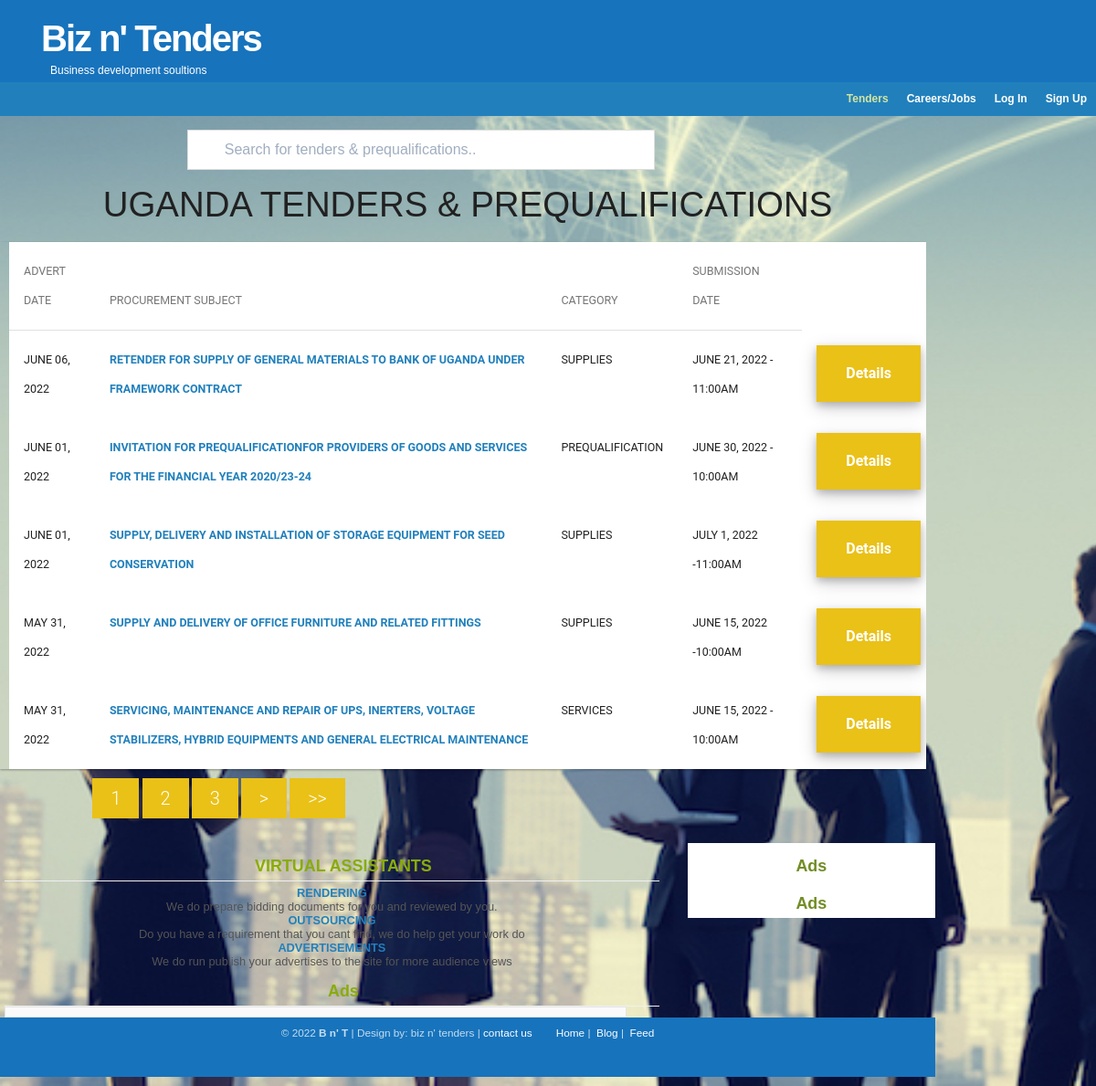
Page /post/ on the committed database.
### post/models.py (models this page shows, shortened)
class Post(models.Model):
	category = models.CharField(max_length=50)
	item = models.CharField(max_length=300)
	duedate= models.CharField(max_length=100, default= 'date')
	document = models.FileField(upload_to='tender_docs/')
	description = models.ImageField(default= 'default_business.jpg', upload_to = 'business_pics')
	elegibility = models.TextField(default='Elegibility')
	date_posted = models.DateTimeField(auto_now_add= True)
	author = models.ForeignKey(User, on_delete = models.CASCADE)

### post/views.py (the view)
# urls.py: path('', PostListView.as_view(), name='post-home'),
class PostListView(ListView):
	model = Post
	template_name = 'post/home.html'
	context_object_name = 'posts'
	ordering = ['-date_posted']
	paginate_by = 5
	def get_queryset(self):
		order_by = self.kwargs.get('order_by') or '-date_posted'
		return Post.objects.order_by(order_by)

### post/templates/post/home.html (shortened to what this page needs)
{% extends "post/base.html" %}
{% block content %}
{% load static %}
<div class="search-bar">
  <input type="text" id="myInput2" onkeyup="mySearch2()" placeholder="Search for tenders & prequalifications..">
  </div>
  <div id="demo">
    <h1>UGANDA TENDERS & PREQUALIFICATIONS</h1>
    </div>
    <section class="body-cont">
      <div class="main-table">
      <div class="table-responsive-vertical shadow-z-1">
      <table id="table" class="table table-hover table-mc-light-blue">
          <thead>
            <tr>
              <th>Advert Date</th>
              <th>Procurement Subject</th>
              <th>Category</th>
              <th>Submission date</th>
            </tr>
          </thead>
          <tbody>
            {% for post in posts %}
                <tr>
                  <td><b>{{ post.date_posted|date:"F d, Y" }}</b></td>
                  <td><b id='item'><a href="{% url 'post-detail' post.id %}"><b>{{ post.item }}</b></a></td>
                  <td><b>{{ post.category }}</b></td>
                  <td><b>{{ post.duedate }}</b></td>
                  <td><a href="{% url 'post-detail' post.id %}"><button style="background-color: #EAC117;color: white;padding: 15px 32px;text-align: center;text-decoration: none;display: inline-block;font-size: 16px;cursor: pointer;box-shadow: 0 4px 8px 0 rgba(0, 0, 0, 0.2), 0 6px 20px 0 rgba(0, 0, 0, 0.19);position: relative;bottom: 0px;"><b>Details</b></button></a></td>
                </tr>
            {% endfor %}
          </tbody>
        </table>
      </div>
      {% if is_paginated %}
    <div class="pagination">
        {% for num in page_obj.paginator.page_range %}
          {% if page_obj.number == num %}
            <a class="btn-next" href="?page={{ num }}">{{ num }}</a>
          {% elif num > page_obj.number|add:'-3' and num < page_obj.number|add:'3' %}
            <a class="next-page" href="?page={{ num }}">{{ num }}</a>
          {% endif %}
        {% endfor %}
        {% if page_obj.has_next %}
          <a class="next-page" href="?page={{ page_obj.next_page_number }}">></a>
          <a class="next-page" href="?page={{ page_obj.paginator.num_pages }}">>></a>
        {% endif %}
      </div>
      {% endif %}
    </div>
  </section>
<div id="content-wrap">
  <div id="sidebar">
    <h1>Ads</h1>
    <h1>Ads</h1>
  </div>
<div id="main"> <a name="TemplateInfo"></a>
  <h1>VIRTUAL ASSISTANTS</h1>
  <ul class="sidemenu">
    <li><a href="#"><strong>RENDERING</strong></a> <br />
      We do prepare bidding documents for you and reviewed by you.</li>
    <li><a href="#"><strong>OUTSOURCING</strong></a> <br />
      Do you have a requirement that you cant find, we do help get your work do</li>
    <li><a href="#"><strong>ADVERTISEMENTS</strong></a> <br />
      We do run publish your advertises to the site for more audience views</li>
  </ul>
  <h1>Ads</h1>
  <a href="#"><img src="{%static 'world-map.jpg'%}" width="95%" height="40%" alt="" /></a>
{% endblock content %}

### post/static/main.css (style rules this page uses)
* { margin: 0; padding: 0; }
body { background: white; font: 80% Verdana, Tahoma, arial, sans-serif; color: #555; text-align: center; }
*, *:before, *:after { margin: 0; padding: 0; box-sizing: inherit; }
html { box-sizing: border-box; font-family: "Roboto", sans-serif; -webkit-font-smoothing: antialiased; }
a, a:visited { text-decoration: none; color: #2180BC; background: inherit; }
h1, h2, h3 { font-family: 'Trebuchet MS', Tahoma, Sans-serif; font-weight: Bold; }
h1 { font-size: 130%; }
img { background: #FAFAFA; border: 1px solid #E5E5E5; padding: 5px; }
h1, h2, h3, p { padding: 10px; margin: 0; }
ul, ol { margin: 5px 20px; padding: 0 20px; }
.table { border-collapse: collapse; margin: 10px; }
input { padding:2px; border:2px solid #eee; font: normal 1em Verdana, sans-serif; color:#777; }
#content-wrap { clear: both; width: 100%; padding: 0; margin: 10px auto; }
#main { float: left; width: 70%; padding: 0; margin: 0 0 0 5px; display: inline; }
#main h1 { margin-top: 10px; font: Bold 140% 'Trebuchet MS', Tahoma, Sans-serif; color: #88ac0b; padding: 5px 0 5px 25px; border-bottom: 1px solid #EFF0F1; }
#sidebar { float: right; width: 26.5%; padding: 0; margin: 0; color: #68774A; background-color:white; }
#sidebar h1 { margin-top: 10px; padding: 5px 5px; font: bold 1.4em 'Trebuchet MS', Tahoma, Sans-serif; color: #728D26; }
#myInput2 { width: 100%; font-size: 16px; padding: 12px 20px 12px 40px; border: 1px solid #ddd; margin-bottom: 12px; }
.search-bar { width: 50%; margin-right: 20%; margin-left: 20%; }
.next-page { background-color: #EAC117; font-size: 20px; padding: 10px 20px; font: bold; }
.btn-next { background-color: #EAC117; font-size: 20px; padding: 10px 20px; }
.pagination { margin-top: 0px; margin-bottom: 20px; margin-left: 10%; margin-right: 10%; }
.pagination a { color: white; text-decoration: none; }
img { height: auto; max-width: 100%; vertical-align: middle; }

### post/static/table.css (style rules this page uses)
.body-cont { position: relative; min-height: 100%; height: 100%; }
.main-table { position: relative; overflow-x: hidden; margin-right: 10px; min-height: 100%; font-size: 62.5%; }
.body-cont { font-family: 'RobotoDraft', 'Roboto', 'Helvetica Neue, Helvetica, Arial', sans-serif; font-style: normal; font-weight: 300; font-size: 20px; text-transform: uppercase; text-align: justify; line-height: 2rem; color: #212121; -webkit-font-smoothing: antialiased; -moz-osx-font-smoothing: grayscale; text-rendering: optimizeLegibility; }
#demo h1 { font-size: 2.4rem; line-height: 2rem; letter-spacing: 0; font-weight: 300; color: #212121; text-transform: inherit; margin-bottom: 5px; text-align: center; }
.shadow-z-1 { -webkit-box-shadow: 0 1px 3px 0 rgba(0, 0, 0, 0.12), 0 1px 2px 0 rgba(0, 0, 0, 0.24); -moz-box-shadow: 0 1px 3px 0 rgba(0, 0, 0, 0.12), 0 1px 2px 0 rgba(0, 0, 0, 0.24); box-shadow: 0 1px 3px 0 rgba(0, 0, 0, 0.12), 0 1px 2px 0 rgba(0, 0, 0, 0.24); }
.table { width: 100%; margin-bottom: 1rem; background-color: #fff; }
.table > thead > tr, .table > tbody > tr, .table > tfoot > tr { -webkit-transition: all 0.3s ease; -o-transition: all 0.3s ease; transition: all 0.3s ease; }
.table > thead > tr > th, .table > tbody > tr > th, .table > tfoot > tr > th, .table > thead > tr > td, .table > tbody > tr > td, .table > tfoot > tr > td { text-align: left; padding: 1rem; vertical-align: top; border-top: 0; -webkit-transition: all 0.3s ease; -o-transition: all 0.3s ease; transition: all 0.3s ease; }
.table > thead > tr > th { font-weight: 400; color: #757575; vertical-align: bottom; border-bottom: 1px solid rgba(0, 0, 0, 0.12); }
.table > caption + thead > tr:first-child > th, .table > colgroup + thead > tr:first-child > th, .table > thead:first-child > tr:first-child > th, .table > caption + thead > tr:first-child > td, .table > colgroup + thead > tr:first-child > td, .table > thead:first-child > tr:first-child > td { border-top: 0; }

### rows in the picture
Post: date_posted "JUNE 06, 2022", item "RETENDER FOR SUPPLY OF GENERAL MATERIALS TO BANK OF UGANDA UNDER FRAMEWORK CONTRACT", category "SUPPLIES", duedate "JUNE 21, 2022 - 11:00AM"
Post: date_posted "JUNE 01, 2022", item "INVITATION FOR PREQUALIFICATIONFOR PROVIDERS OF GOODS AND SERVICES FOR THE FINANCIAL YEAR 2020/23-24", category "PREQUALIFICATION", duedate "JUNE 30, 2022 - 10:00AM"
Post: date_posted "JUNE 01, 2022", item "SUPPLY, DELIVERY AND INSTALLATION OF STORAGE EQUIPMENT FOR SEED CONSERVATION", category "SUPPLIES", duedate "JULY 1, 2022 -11:00AM"
Post: date_posted "MAY 31, 2022", item "SUPPLY AND DELIVERY OF OFFICE FURNITURE AND RELATED FITTINGS", category "SUPPLIES", duedate "JUNE 15, 2022 -10:00AM"
Post: date_posted "MAY 31, 2022", item "SERVICING, MAINTENANCE AND REPAIR OF UPS, INERTERS, VOLTAGE STABILIZERS, HYBRID EQUIPMENTS AND GENERAL ELECTRICAL MAINTENANCE", category "SERVICES", duedate "JUNE 15, 2022 - 10:00AM"

### other values in the picture
{{ num }} "1"
{{ num }} "2" "3"
